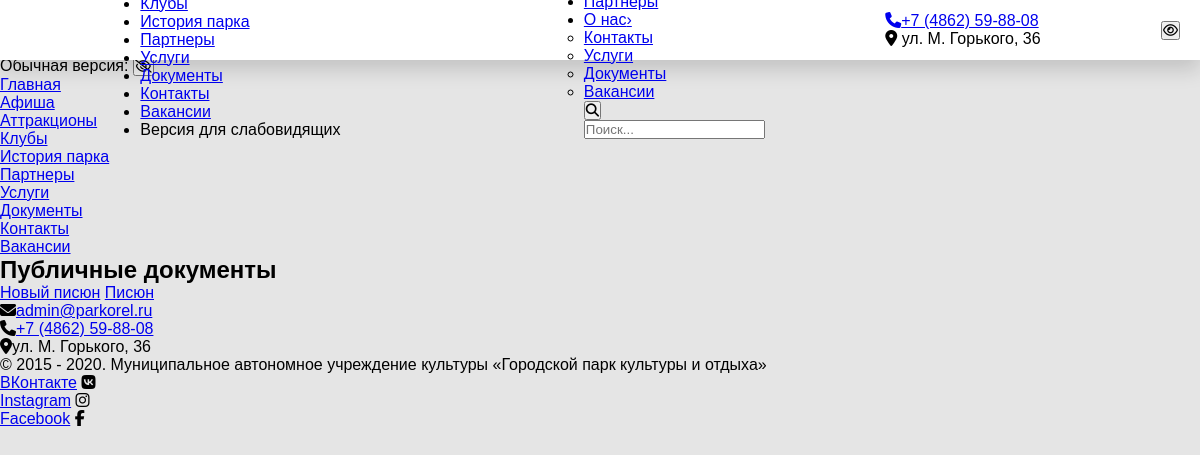
Before: /docs.php with the older database file.
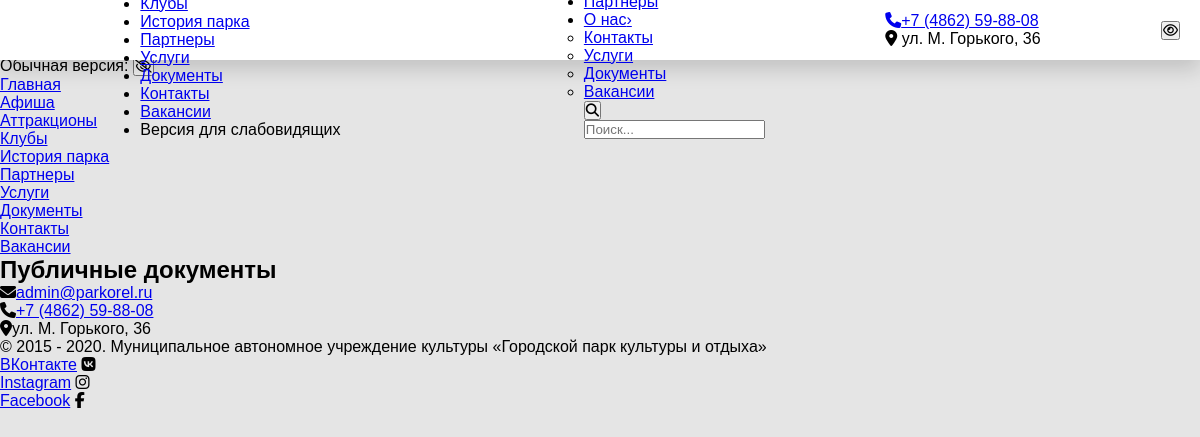
After: the same page with the newer database file.
### tables this page shows
CREATE TABLE `docs` (
  `id` int(11) NOT NULL,
  `title` varchar(255) NOT NULL,
  `link` varchar(255) NOT NULL
);

### core/functions.php (called while the page is built, shortened)
<?php
function get_docs() {
    global $link;
    $sql = "SELECT * FROM docs ORDER BY id DESC";
    $result = mysqli_query($link, $sql);
    $docs = mysqli_fetch_all($result, MYSQLI_ASSOC);
    return $docs;
}

### docs.php (the view, shortened to what this page needs)
<!DOCTYPE html>
<html lang="ru">
<head>
    <link rel="stylesheet" href="styles/css/docs.min.css">
</head>
<body>
    <?php
    require_once 'templates/header.php';
    ?>
    <section class="intro">
        <h1>Публичные документы</h1>
    </section>
    <section class="docs">
            <?php $docs = get_docs();?>
            <?php foreach ($docs as $doc):?>
        <a href="admin/docs/<?=$doc['link']?>"><?=$doc['title']?></a>
        <?php endforeach; ?>
    </section>
    <?php
    require_once 'templates/footer.php';
    ?>
</body>
</html>

Changed rows visible on the page:
removed docs: title "Новый писюн"
removed docs: title "Писюн"
